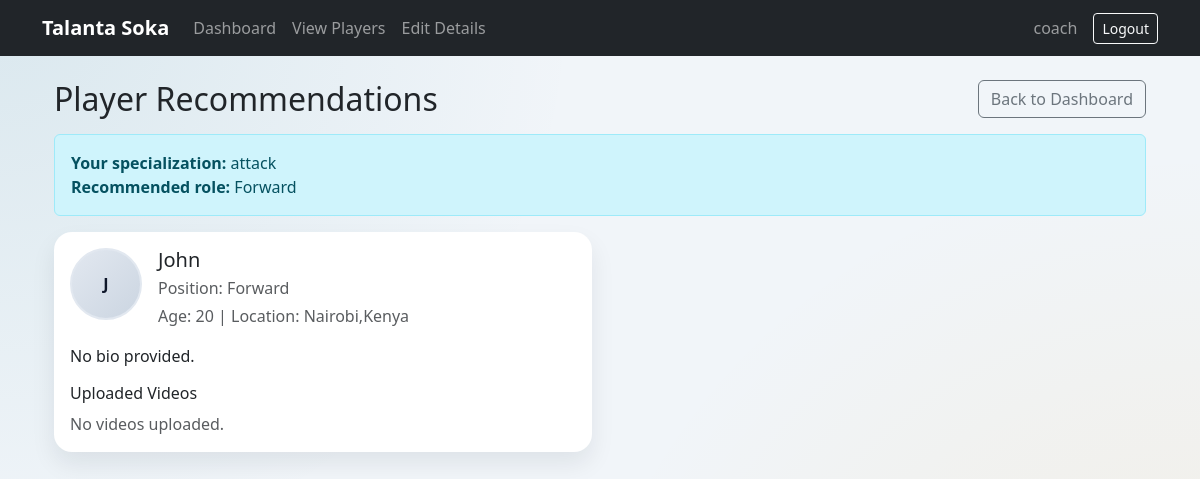
The page /scout/player-recommendations/ (signed in) on the database its author committed.
### users/models.py (models this page shows, shortened)
class User(AbstractBaseUser, PermissionsMixin):
    full_name = models.CharField(max_length=150)
    email = models.EmailField(unique=True)
    ROLE_CHOICES = [
        ('player','Player'),
        ('scout', 'Scout'),
    ]
    role = models.CharField(max_length=20, choices=ROLE_CHOICES, default='player')
    is_active = models.BooleanField(default=True)
    is_staff = models.BooleanField(default=False)
    USERNAME_FIELD = 'email'
    REQUIRED_FIELDS = ['full_name']
    objects = UserManager()

### scouts/models.py (models this page shows, shortened)
class Scout(models.Model):
  user = models.OneToOneField(
      User,
      on_delete=models.CASCADE,
      related_name='scout_profile'
  )
  organization = models.CharField(max_length=100)
  specialization = models.CharField(max_length=120)
  verification_document = models.FileField(
      upload_to='scout_verification_docs/'
  )
  profile_photo = models.ImageField(
      upload_to='profile_photos/',
      blank=True,
      null=True
  )
  verified = models.BooleanField(default=False)

### players/models.py (models this page shows, shortened)
class PlayerProfile(models.Model):
    POSITION_CHOICES = (
        ('Goalkeeper', 'Goalkeeper'),
        ('Defender', 'Defender'),
        ('Midfielder', 'Midfielder'),
        ('Forward', 'Forward'),
    )
    user = models.OneToOneField(
        User,
        on_delete=models.CASCADE,
        related_name='player_profile'
    )
    full_name = models.CharField(max_length=100)
    age = models.PositiveIntegerField()
    position = models.CharField(
        max_length=50,
        choices=POSITION_CHOICES
    )
    location = models.CharField(max_length=100)
    profile_photo = models.ImageField(
        upload_to='profile_photos/',
        blank=True,
        null=True
    )
    bio = models.TextField(
        blank=True,
        help_text="Tell scouts about yourself"
    )
    contact_email = models.EmailField(
        blank=True,
        null=True,
        help_text='Optional email scouts can use to contact you.'
    )
    contact_phone = models.CharField(
        max_length=30,
        blank=True,
        help_text='Optional phone number scouts can use to contact you.'
    )
    consent_to_share_contact = models.BooleanField(
        default=False,
        help_text='Allow scouts to view your communication options.'
    )
    created_at = models.DateTimeField(
        auto_now_add=True
    )
    updated_at = models.DateTimeField(
        auto_now=True
    )

### scouts/views.py (the view)
# urls.py: path('player-recommendations/', views.player_recommendations, name='scout_player_recommendations'),
@login_required
def player_recommendations(request):
    if request.user.role != 'scout':
        messages.error(request, 'Only scouts can view player recommendations.')
        return redirect('player_dashboard')
    scout_profile = request.user.scout_profile
    recommended_position = _recommended_position_from_specialization(scout_profile.specialization)
    profiles = PlayerProfile.objects.select_related('user').prefetch_related('videos').all()
    if recommended_position:
        profiles = profiles.filter(position=recommended_position)
    return render(
        request,
        'scouts/player_recommendations.html',
        {
            'profiles': profiles,
            'specialization': scout_profile.specialization,
            'recommended_position': recommended_position,
        },
    )

### scouts/views.py (called while the page is built)
def _recommended_position_from_specialization(specialization):
    specialization_text = (specialization or '').strip().lower()
    if any(keyword in specialization_text for keyword in ['goal', 'goalkeeping', 'goalkeeper']):
        return 'Goalkeeper'
    if any(keyword in specialization_text for keyword in ['defender', 'defending', 'defence', 'defense', 'backline']):
        return 'Defender'
    if any(keyword in specialization_text for keyword in ['midfielder', 'midfield', 'playmaker']):
        return 'Midfielder'
    if any(keyword in specialization_text for keyword in ['forward', 'striker', 'attack', 'attacking', 'winger']):
        return 'Forward'
    return None

### templates/scouts/player_recommendations.html (shortened to what this page needs)
{% extends 'base.html' %}
{% block content %}
<div class="container mt-4">
    <div class="d-flex justify-content-between align-items-center mb-3">
        <h2 class="mb-0">Player Recommendations</h2>
        <a href="{% url 'scout_dashboard' %}" class="btn btn-outline-secondary">Back to Dashboard</a>
    </div>
    <div class="alert alert-info">
        <strong>Your specialization:</strong> {{ specialization }}
        {% if recommended_position %}
            <br><strong>Recommended role:</strong> {{ recommended_position }}
        {% else %}
            <br>Could not map this specialization to a specific player position, so all players are shown.
        {% endif %}
    </div>
    {% if profiles %}
        <div class="row g-3">
            {% for profile in profiles %}
                <div class="col-lg-6">
                    <div class="card h-100">
                        <div class="card-body">
                            <div class="d-flex align-items-start gap-3 mb-3">
                                {% if profile.profile_photo %}
                                    <img src="{{ profile.profile_photo.url }}" alt="{{ profile.full_name }}" class="player-photo">
                                {% else %}
                                    <div class="player-photo-fallback">{{ profile.full_name|slice:':1'|upper }}</div>
                                {% endif %}
                                <div>
                                    <h5 class="card-title mb-1">{{ profile.full_name }}</h5>
                                    <p class="text-muted mb-1">Position: {{ profile.position }}</p>
                                    <p class="text-muted mb-0">Age: {{ profile.age }} | Location: {{ profile.location }}</p>
                                </div>
                            </div>
                            <p class="mb-2">{{ profile.bio|default:'No bio provided.' }}</p>
                            <h6 class="mt-3">Uploaded Videos</h6>
                            {% if profile.videos.all %}
                                <ul class="mb-0">
                                    {% for video in profile.videos.all %}
                                        <li>
                                            <a href="{{ video.video_file.url }}" target="_blank">{{ video.title }}</a>
                                            <span class="text-muted">({{ video.uploaded_at }})</span>
                                        </li>
                                    {% endfor %}
                                </ul>
                            {% else %}
                                <p class="text-muted mb-0">No videos uploaded.</p>
                            {% endif %}
                        </div>
                    </div>
                </div>
            {% endfor %}
        </div>
    {% else %}
        <div class="alert alert-info">No players found for this specialization yet.</div>
    {% endif %}
</div>
{% endblock %}

### templates/base.html (shortened to what this page needs)
{% load static %}
<!DOCTYPE html>
<html lang="en">
<head>
    <link href="https://cdn.jsdelivr.net/npm/bootstrap@5.3.3/dist/css/bootstrap.min.css" rel="stylesheet">
</head>
<body>
<nav class="navbar navbar-expand-lg navbar-dark bg-dark">
    <div class="container">
        <a class="navbar-brand" href="{% url 'home' %}">
            Talanta Soka
        </a>
        <div class="collapse navbar-collapse"
             id="navbarContent">
            <ul class="navbar-nav me-auto">
                <li class="nav-item">
                    {% if user.is_authenticated and user.is_staff %}
                        <a class="nav-link" href="{% url 'admin_dashboard' %}">
                    {% elif user.is_authenticated and user.role == 'player' %}
                        <a class="nav-link" href="{% url 'player_dashboard' %}">
                    {% elif user.is_authenticated and user.role == 'scout' %}
                        <a class="nav-link" href="{% url 'scout_dashboard' %}">
                    {% else %}
                        <a class="nav-link" href="{% url 'home' %}">
                    {% endif %}
                        Dashboard
                    </a>
                </li>
                <li class="nav-item">
                    {% if user.is_authenticated and user.is_staff %}
                        <a class="nav-link" href="{% url 'admin_users' %}">Users</a>
                    {% elif user.is_authenticated and user.role == 'player' %}
                        <a class="nav-link" href="{% url 'player_profile' %}">Profile</a>
                    {% elif user.is_authenticated and user.role == 'scout' %}
                        <a class="nav-link" href="{% url 'scout_player_directory' %}">View Players</a>
                    {% else %}
                        <a class="nav-link" href="{% url 'login' %}">Login</a>
                    {% endif %}
                </li>
                {% if user.is_authenticated and user.role == 'scout' %}
                    <li class="nav-item">
                        <a class="nav-link" href="{% url 'scout_edit_details' %}">Edit Details</a>
                    </li>
                {% endif %}
            </ul>
            {% if user.is_authenticated %}
                <span class="navbar-text me-3">
                    {{ user.full_name }}
                </span>
                <a href="{% url 'logout' %}"
                   class="btn btn-outline-light btn-sm">
                    Logout
                </a>
            {% endif %}
        </div>
    </div>
</nav>
<div class="container mt-4">
    {% block content %}
    {% endblock %}
</div>
</body>
</html>

### templates/scouts/player_recommendations.html (style rules this page uses)
.player-photo-fallback { width: 72px; height: 72px; border-radius: 50%; background: linear-gradient(135deg, #e2e8f0, #cbd5e1); color: #0f172a; display: grid; place-items: center; font-weight: 700; border: 2px solid #e2e8f0; }

### templates/base.html (style rules this page uses)
body { background: radial-gradient(circle at top left, rgba(14,116,144,.10), transparent 40%), radial-gradient(circle at bottom right, rgba(245,158,11,.10), transparent 45%), #f1f5f9; min-height:100vh; }
.navbar-brand { font-weight:bold; }
.card { border:none; border-radius:18px; box-shadow:0 12px 24px rgba(15,23,42,.08); }

### rows shown on the page
User: full_name "coach"
Scout: specialization "attack"
PlayerProfile: position "Forward", full_name "J", full_name "John", age "20", location "Nairobi,Kenya", bio "No bio provided.", shows "No videos uploaded."
